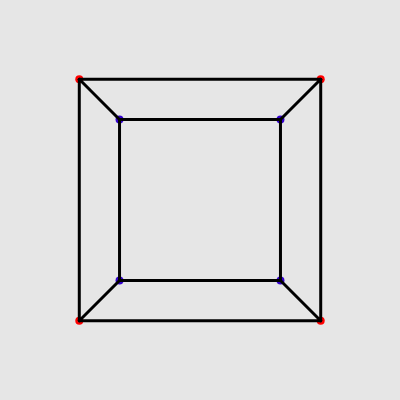
Frame 1 (no input)
Frame 60 (no input): identical to frame 1, image omitted
Frame 120 (the mouse pressed at the canvas centre since frame 60): identical to frame 1, image omitted

The p5.js sketch that drew this single still picture (run headless with seeded random() and noise() and a simulated clock; from frame 60 on, the mouse is pressed at the canvas centre):

// p5.js sketch
// ── sketch.js
var vertices = [
  new Vertex(-1, -1, -1, "red"),
  new Vertex(1, -1, -1, "red"),
  new Vertex(1, 1, -1, "red"),
  new Vertex(-1, 1, -1, "red"),
  new Vertex(-1, -1, 1, "blue"),
  new Vertex(1, -1, 1, "blue"),
  new Vertex(1, 1, 1, "blue"),
  new Vertex(-1, 1, 1, "blue"),
];

var edges = [
  [0, 1],
  [0, 3],
  [0, 4],
  [2, 3],
  [2, 1],
  [2, 6],
  [6, 7],
  [6, 5],
  [1, 5],
  [7, 3],
  [5, 4],
  [4, 7],
];

const inputSize = 50;
const spacing = 80;
const startX = 450;
const startY = 20;

var inputs = [];
var custommatrix = [];

const fovYDeg = 45;
const fovYRad = degToRad(fovYDeg);
const canvasWidth = 800;
const canvasHeight = 800;
const aspect = canvasWidth / canvasHeight;

var angleY = 0;
var angleZ = 0;

const P = makePerspective(fovYRad, aspect);

let displayMessage = "Hello";
let pauseBtn;
var paused = true;

function setup() {
  createCanvas(400, 400);
  background(220);

  pauseBtn = createButton("Unpause");
  pauseBtn.position(450, 340);
  pauseBtn.mouseClicked(changePaused);

  for (let row = 0; row < 4; row++) {
    let rowArray = [];

    for (let col = 0; col < 4; col++) {
      var newInput = createInput(0);

      if (col == row) {
        newInput.value(1);
      }

      newInput.size(inputSize, inputSize);
      newInput.changed(valueChanged);

      let x = startX + col * spacing;
      let y = startY + row * spacing;

      newInput.position(x, y);

      rowArray.push(newInput);
    }
    inputs.push(rowArray);
  }
  valueChanged();
}

function draw() {
  background(230);
  if (!paused) {
    angleY += 0.06;
  }
  const Ry = makeRotationY(sin(angleY * 0.02) * 160);
  const S = makeScale(0.2, 0.2, 0.2);
  const V = makeTranslate([0, 0, 1]);

  const R2 = multiplyMatrices(Ry, custommatrix);
  const L = multiplyMatrices(R2, S);
  const MV = multiplyMatrices(V, L);
  const MVP = multiplyMatrices(P, MV);

  for (let i = 0; i < vertices.length; i++) {
    const element = vertices[i];

    const v1 = [element.x, element.y, element.z, element.w];

    const v2 = multiplyMatrixVector(MVP, v1);

    const ndcX = v2[0] / abs(v2[3]);
    const ndcY = v2[1] / abs(v2[3]);

    const screenX = (ndcX * 0.5 + 0.5) * width;
    const screenY = (-ndcY * 0.5 + 0.5) * height;

    vertices[i].screenX = screenX;
    vertices[i].screenY = screenY;
    if (v2[3] > 0) {
      drawVertex(screenX, screenY, v2[3]);
    }
  }
  drawEdges();
}

function drawVertex(x, y, z) {
  const a = { r: 255, g: 0, b: 0 };
  const b = { r: 0, g: 0, b: 255 };
  const t = mapRange(z, 0.8, 1.3, 0, 1);
  const mix = mixColor(a, b, t);
  fill(mix.r, mix.g, mix.b);
  noStroke();
  circle(x, y, 8);
}

function valueChanged() {
  custommatrix = [];
  for (let row = 0; row < 4; row++) {
    let rowArray = [];
    for (let col = 0; col < 4; col++) {
      const matrixInput = inputs[row][col].value();
      if (isNaN(matrixInput)) {
        return;
      }
      rowArray.push(matrixInput);
    }
    custommatrix.push(rowArray);
  }
}

function drawEdges() {
  for (let i = 0; i < edges.length; i++) {
    const element = edges[i];
    const pointAx = vertices[element[0]].screenX;
    const pointAy = vertices[element[0]].screenY;
    const pointBx = vertices[element[1]].screenX;
    const pointBy = vertices[element[1]].screenY;
    stroke(0);
    strokeWeight(3);
    line(pointAx, pointAy, pointBx, pointBy);
  }
}

function changePaused() {
  if (!paused) {
    buttonLabel = "Unpause";
    pauseBtn.html(buttonLabel);
  } else {
    buttonLabel = "Pause";
    pauseBtn.html(buttonLabel);
  }
  paused = !paused;
}

// ── math.js
function multiplyMatrices(A, B) {
  const rowsA = A.length;
  const colsA = A[0].length;
  const rowsB = B.length;
  const colsB = B[0].length;

  const result = new Array(rowsA);

  for (let i = 0; i < rowsA; i++) {
    result[i] = new Array(colsB).fill(0);
    for (let j = 0; j < colsB; j++) {
      let sum = 0;
      for (let k = 0; k < colsA; k++) {
        sum += A[i][k] * B[k][j];
      }
      result[i][j] = sum;
    }
  }

  return result;
}

function multiplyMatrixVector(M, v) {
  const rows = M.length;
  const cols = M[0].length;

  const result = new Array(rows);

  for (let i = 0; i < rows; i++) {
    let sum = 0;
    for (let j = 0; j < cols; j++) {
      sum += M[i][j] * v[j];
    }
    result[i] = sum;
  }

  return result;
}

function degToRad(deg) {
  return (deg * Math.PI) / 180;
}

function makeRotationY(deg) {
  const rad = degToRad(deg);
  const c = Math.cos(rad);
  const s = Math.sin(rad);

  return [
    [c, 0, s, 0],
    [0, 1, 0, 0],
    [-s, 0, c, 0],
    [0, 0, 0, 1],
  ];
}

function makeRotationZ(deg) {
  const rad = degToRad(deg);
  const c = Math.cos(rad);
  const s = Math.sin(rad);

  return [
    [c, -s, 0, 0],
    [s, c, 0, 0],
    [0, 0, 1, 0],
    [0, 0, 0, 1],
  ];
}

function makeRotationX(deg) {
  const rad = degToRad(deg);
  const c = Math.cos(rad);
  const s = Math.sin(rad);

  return [
    [1, 0, 0, 0],
    [0, c, -s, 0],
    [0, s, c, 0],
    [0, 0, 0, 1],
  ];
}

function makeScale(sx, sy, sz) {
  return [
    [sx, 0, 0, 0],
    [0, sy, 0, 0],
    [0, 0, sz, 0],
    [0, 0, 0, 1],
  ];
}

function makeTranslate(translation) {
  return [
    [1, 0, 0, translation[0]],
    [0, 1, 0, translation[1]],
    [0, 0, 1, translation[2]],
    [0, 0, 0, 1],
  ];
}

function makePerspective(fovY, aspect) {
  const f = 1 / Math.tan(fovY / 2);

  return [
    [f / aspect, 0, 0, 0],
    [0, f, 0, 0],
    [0, 0, 1, 0],
    [0, 0, 1, 0],
  ];
}

function mixColor(c1, c2, t) {
  if (t < 0) t = 0;
  if (t > 1) t = 1;

  const r = c1.r + (c2.r - c1.r) * t;
  const g = c1.g + (c2.g - c1.g) * t;
  const b = c1.b + (c2.b - c1.b) * t;

  return {
    r: Math.round(r),
    g: Math.round(g),
    b: Math.round(b),
  };
}

function mapRange(value, inMin, inMax, outMin, outMax) {
  const t = (value - inMin) / (inMax - inMin);
  return outMin + t * (outMax - outMin);
}

// ── style.css
html,
body {
  margin: 0;
  padding: 10px;
  background-color: rgb(49, 48, 50);
}

canvas {
  display: block;
}

input {
  font-size: larger;
  text-align: center;
}

// ── vertexObject.js
class Vertex {
  screenX;
  screenY;

  constructor(x, y, z, color) {
    this.x = x;
    this.y = y;
    this.z = z;
    this.w = 1;
    this.color = color;
  }
}
